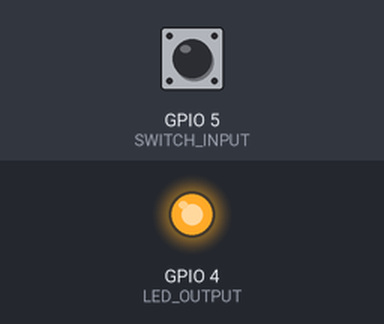
Simulated run of this sketch. Board: ESP32. Parts: output pins drawn as LEDs (lit = HIGH). Inputs (shaded band) come from the test bench; at power-on: GPIO 5 (SWITCH_INPUT) HIGH. WiFi joins after 1.5 s; servers stay silent unless stated; what the sketch prints to the serial monitor is not drawn.

Above: at 2.1 s.
At 2.6 s:
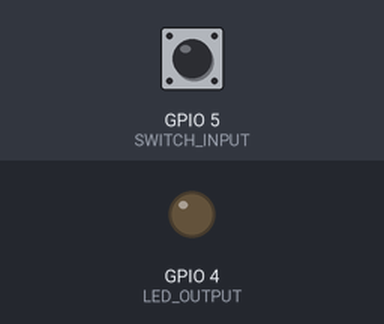
Timing chart, 0 to 4.1 s (numbered marks = the images above):
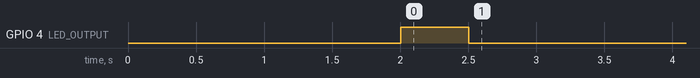

The sketch:

helloWorld_esp32.ino
```cpp
#include <WiFi.h>
#include <WiFiClient.h>
#include <WiFiServer.h>
#include "esp_wifi.h"

#define USER_SSID "Vasiljevic-2.4G"
#define USER_PASSWORD "RadenkoSalapura"
#define LED_OUTPUT 4
#define SWITCH_INPUT 5


WiFiServer server(8080);

void setup() {

    Serial.begin(115200);
    WiFi.mode(WIFI_STA);
    esp_wifi_set_max_tx_power(40);
    WiFi.begin(USER_SSID, USER_PASSWORD);

    while (WiFi.status() != WL_CONNECTED)
    {
        delay(1000);
        Serial.println("Connecting to WiFi..."); //touch the antenna...
    }

    Serial.print("Connected to WiFi. IP: ");
    Serial.println(WiFi.localIP());
    server.begin();

    pinMode(LED_OUTPUT, OUTPUT);
    pinMode(SWITCH_INPUT, INPUT_PULLUP);

    digitalWrite(LED_OUTPUT, HIGH);
    delay(500);
    digitalWrite(LED_OUTPUT, LOW);
}

void loop() {
    WiFiClient client = server.available(); //check for an incomming connection from client

    if (client) //check if the client is connected
    {
        while (client.connected())
        {
            // Send switch input once every second
            client.println(digitalRead(SWITCH_INPUT));
            delay(10);

            // Check for incoming message from client
            while (client.available())
            {
                String cmd = client.readStringUntil('\n');
                cmd.trim(); // Remove \r or whitespace

                if (cmd == "LED_ON")
                {
                    digitalWrite(LED_OUTPUT, HIGH);
                }
                else if (cmd == "LED_OFF")
                {
                    digitalWrite(LED_OUTPUT, LOW);
                }
            }
        }

        client.stop();
    }
    else
    {
      if (digitalRead(SWITCH_INPUT) != HIGH)
      {
          digitalWrite(LED_OUTPUT, LOW); //if the client disconnected with the light off turn the LED off to save power
      }
      else
      {
          //nothing to do LED is OFF
      }
    }
}
```
